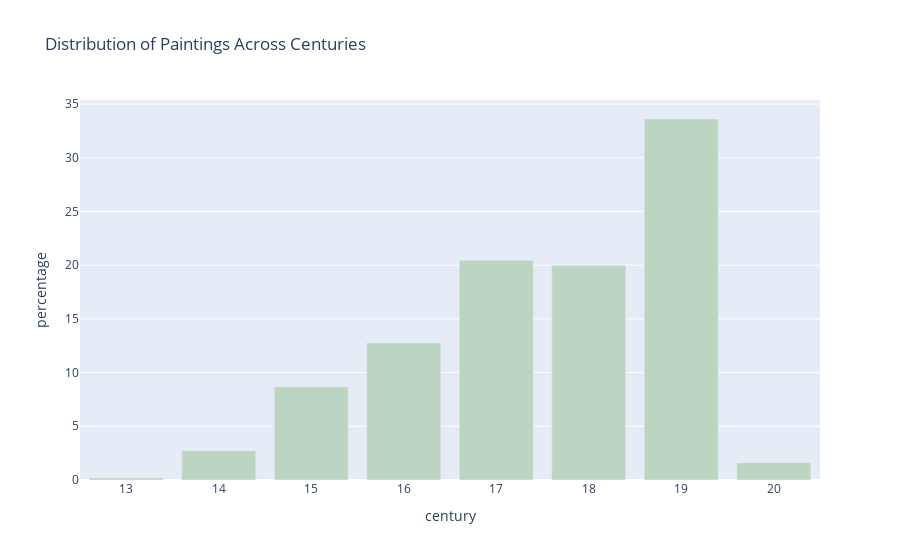

The notebook cell this image was saved under:
### Markdown cell above
### 2. Year of creation

### Code cell
paintings_per_century = (
    data.with_columns((pl.col("year") // 100 + 1).alias("century"))
    .group_by("century")
    .len()
    .sort("century")
    .with_columns(pl.col("len") / data.shape[0] * 100)
    .rename({"len": "percentage"})
)
print(f"Covered period: {data['year'].min()} - {data['year'].max()}")

fig = px.bar(
    paintings_per_century,
    x="century",
    y="percentage",
    title="Distribution of Paintings Across Centuries",
    color_discrete_sequence=COLORS[3:4],
)
fig.show()

### Figure 1 — Plotly figure (JSON) as saved in the notebook; plotly's stock layout.template omitted (floating-point values rounded to 4 significant figures)
{"data": [{"hovertemplate": "century=%{x}<br>percentage=%{y}<extra></extra>", "legendgroup": "", "marker": {"color": "#bcd5c3", "pattern": {"shape": ""}}, "name": "", "orientation": "v", "showlegend": false, "textposition": "auto", "type": "bar", "x": [13, 14, 15, 16, 17, 18, 19, 20], "xaxis": "x", "y": [0.1948, 2.728, 8.67, 12.76, 20.46, 19.97, 33.61, 1.607], "yaxis": "y"}], "layout": {"barmode": "relative", "legend": {"tracegroupgap": 0}, "title": {"text": "Distribution of Paintings Across Centuries"}, "xaxis": {"anchor": "y", "domain": [0, 1], "title": {"text": "century"}}, "yaxis": {"anchor": "x", "domain": [0, 1], "title": {"text": "percentage"}}}}
